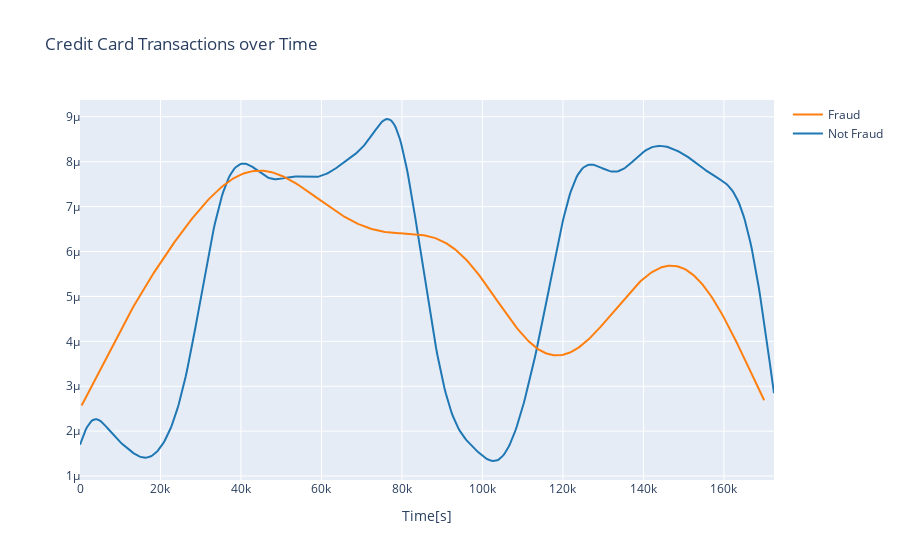

Source (notebook cell):
### Markdown cell above
From the above bar plot we can observe that only 492 transcations are fradulent which is about 0.172% which shows a highly unbalanced dataset.

### Code cell
# Create a scatter plot to observe the distribution of classes with time
class_0_time = df.loc[df['class'] == 0]['time']
class_1_time = df.loc[df['class'] == 1]['time']
hist_data = [class_0_time, class_1_time]
group_labels = ['Not Fraud', 'Fraud']

#creating a distplot
fig = ff.create_distplot(hist_data, group_labels, show_hist = False, show_rug = False)
fig.update_layout(title = "Credit Card Transactions over Time", xaxis = dict(title = 'Time[s]'))
iplot(fig, filename='dist_only')

### Figure 1 — Plotly figure (JSON) as saved in the notebook; plotly's stock layout.template omitted (floating-point values rounded to 4 significant figures; data arrays with more than 128 entries replaced by an {"elided": "..."} marker saying what was removed)
{"data": [{"legendgroup": "Not Fraud", "marker": {"color": "rgb(31, 119, 180)"}, "mode": "lines", "name": "Not Fraud", "showlegend": true, "type": "scatter", "x": {"elided": "500 float values"}, "xaxis": "x", "y": {"elided": "500 float values"}, "yaxis": "y"}, {"legendgroup": "Fraud", "marker": {"color": "rgb(255, 127, 14)"}, "mode": "lines", "name": "Fraud", "showlegend": true, "type": "scatter", "x": {"elided": "500 float values"}, "xaxis": "x", "y": {"elided": "500 float values"}, "yaxis": "y"}], "layout": {"barmode": "overlay", "hovermode": "closest", "legend": {"traceorder": "reversed"}, "title": {"text": "Credit Card Transactions over Time"}, "xaxis": {"anchor": "y2", "domain": [0, 1], "title": {"text": "Time[s]"}, "zeroline": false}, "yaxis": {"anchor": "free", "domain": [0, 1], "position": 0}}}
